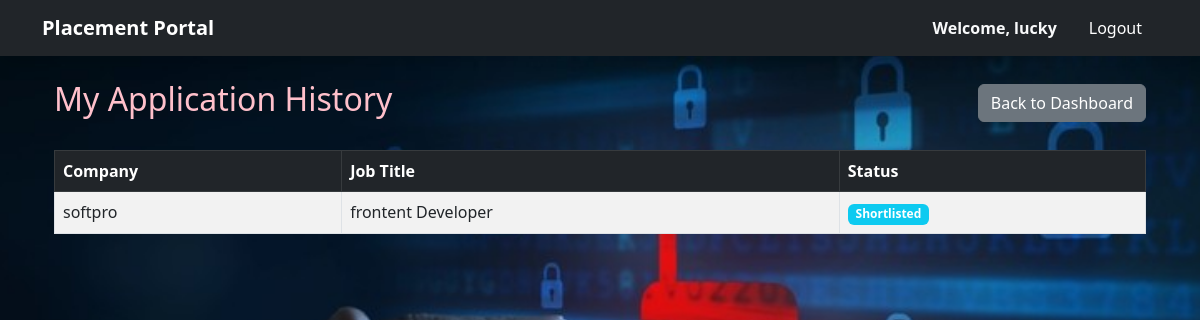
/student/my_applications (signed in), run on the app's committed database.
### models.py (models this page shows)
class Student(db.Model):
    id = db.Column(db.Integer, primary_key=True)
    user_id = db.Column(db.Integer, db.ForeignKey('user.id'), nullable=False)
    name = db.Column(db.String(100), nullable=False)
    department = db.Column(db.String(100))
    cgpa = db.Column(db.Float)
    status = db.Column(db.String(20), default='Active')
    resume_link = db.Column(db.String(255))

class Application(db.Model):
    id = db.Column(db.Integer, primary_key=True)
    student_id = db.Column(db.Integer, db.ForeignKey('student.id'), nullable=False)
    drive_id = db.Column(db.Integer, db.ForeignKey('drive.id'), nullable=False)
    application_date = db.Column(db.DateTime, default=datetime.utcnow)
    status = db.Column(db.String(20), default='Applied')
    student = db.relationship('Student', backref='applications')
    drive = db.relationship('Drive', backref='applications')

class Company(db.Model):
    id = db.Column(db.Integer, primary_key=True)
    user_id = db.Column(db.Integer, db.ForeignKey('user.id'), nullable=False)
    name = db.Column(db.String(100), nullable=False)
    hr_contact = db.Column(db.String(120))
    website = db.Column(db.String(100))
    status = db.Column(db.String(20), default='Pending')

class Drive(db.Model):
    id = db.Column(db.Integer, primary_key=True)
    company_id = db.Column(db.Integer, db.ForeignKey('company.id'), nullable=False)
    job_title = db.Column(db.String(100), nullable=False)
    description = db.Column(db.Text)
    salary = db.Column(db.Float)
    eligibility_criteria = db.Column(db.Text)
    application_deadline = db.Column(db.Date)
    status = db.Column(db.String(20), default='Pending')
    company = db.relationship('Company', backref='drives')

### routes/student_routes.py (the view)
@student_bp.route('/my_applications')
def my_applications():
    if not is_student():
        return redirect(url_for('auth.login'))
    user_id = session.get('user_id')
    student = Student.query.filter_by(user_id=user_id).first()
    applications = Application.query.filter_by(student_id=student.id).order_by(Application.id.desc()).all()
    return render_template('student/my_applications.html', applications=applications)

### routes/student_routes.py (called while the page is built)
def is_student():
    return session.get('role') == 'student'

### templates/student/my_applications.html
{% extends "base.html" %}
{% block content %}
<div class="container">
    <div class="d-flex justify-content-between align-items-center mb-4">
        <h2 style="color: pink;">My Application History</h2>
        <a href="{{ url_for('student.dashboard') }}" class="btn btn-secondary">Back to Dashboard</a>
    </div>
    <table class="table table-striped table-bordered">
        <thead class="table-dark">
            <tr>
                <th>Company</th>
                <th>Job Title</th>
                <th>Status</th>
            </tr>
        </thead>
        <tbody>
            {% for app in applications %}
            <tr>
                <td>{{ app.drive.company.name }}</td>
                <td>{{ app.drive.job_title }}</td>
                <td>
                    <span class="badge
                        {% if app.status == 'Applied' %}bg-secondary
                        {% elif app.status == 'Shortlisted' %}bg-info
                        {% elif app.status == 'Selected' %}bg-success
                        {% else %}bg-danger{% endif %}">
                        {{ app.status }}
                    </span>
                </td>
            </tr>
            {% else %}
            <tr>
                <td colspan="3" class="text-center">You have not applied to any drives yet.</td>
            </tr>
            {% endfor %}
        </tbody>
    </table>
</div>
{% endblock %}

### templates/base.html (shortened to what this page needs)
<!DOCTYPE html>
<html lang="en">
<head>
    <link href="https://cdn.jsdelivr.net/npm/bootstrap@5.3.0/dist/css/bootstrap.min.css" rel="stylesheet">
</head>
<body>
    <nav class="navbar navbar-expand-lg navbar-dark bg-dark shadow">
        <div class="container">
            <a class="navbar-brand fw-bold" href="#">Placement Portal</a>
            <div class="collapse navbar-collapse" id="navbarNav">
                <ul class="navbar-nav ms-auto align-items-center">
                    {% if session.get('user_id') %}
                        <li class="nav-item me-3">
                            <span class="navbar-text text-light fw-bold">
                                Welcome, {{ session.get('name', 'User') }}
                            </span>
                        </li>
                        <li class="nav-item">
                            <a class="nav-link btn btn-danger text-white btn-sm px-3" href="{{ url_for('auth.logout') }}">Logout</a>
                        </li>
                    {% endif %}
                </ul>
            </div>
        </div>
    </nav>
    <div class="container mt-4">
        {% block content %}{% endblock %}
    </div>
</body>
</html>

### templates/base.html (style rules this page uses)
body { background-size: cover; background-position: center; background-repeat: no-repeat; background-attachment: fixed; min-height: 100vh; background-color: #f8f9fa; }
.table { background-color: rgba(255, 255, 255, 0.92) !important; }

### data on the page
Student: get "lucky"
Application: drive.company.name "softpro", drive.job_title "frontent Developer", status "Shortlisted"
